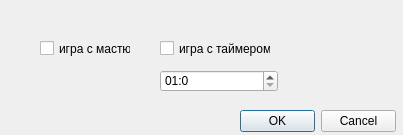
<?xml version="1.0" encoding="UTF-8"?>
<ui version="4.0">
 <class>Form</class>
 <widget class="QWidget" name="Form">
  <property name="geometry">
   <rect>
    <x>0</x>
    <y>0</y>
    <width>403</width>
    <height>135</height>
   </rect>
  </property>
  <property name="windowTitle">
   <string>Form</string>
  </property>
  <widget class="QCheckBox" name="ch1">
   <property name="geometry">
    <rect>
     <x>40</x>
     <y>40</y>
     <width>91</width>
     <height>17</height>
    </rect>
   </property>
   <property name="acceptDrops">
    <bool>false</bool>
   </property>
   <property name="toolTipDuration">
    <number>-1</number>
   </property>
   <property name="text">
    <string>игра с мастю</string>
   </property>
   <property name="tristate">
    <bool>false</bool>
   </property>
  </widget>
  <widget class="QCheckBox" name="ch2">
   <property name="geometry">
    <rect>
     <x>160</x>
     <y>40</y>
     <width>111</width>
     <height>17</height>
    </rect>
   </property>
   <property name="text">
    <string>игра с таймером</string>
   </property>
  </widget>
  <widget class="QTimeEdit" name="time">
   <property name="geometry">
    <rect>
     <x>160</x>
     <y>70</y>
     <width>118</width>
     <height>22</height>
    </rect>
   </property>
   <property name="minimumTime">
    <time>
     <hour>0</hour>
     <minute>1</minute>
     <second>0</second>
    </time>
   </property>
   <property name="displayFormat">
    <string>mm:s</string>
   </property>
  </widget>
  <widget class="QDialogButtonBox" name="buttonBox">
   <property name="geometry">
    <rect>
     <x>240</x>
     <y>110</y>
     <width>156</width>
     <height>23</height>
    </rect>
   </property>
   <property name="standardButtons">
    <set>QDialogButtonBox::Cancel|QDialogButtonBox::Ok</set>
   </property>
  </widget>
 </widget>
 <resources/>
 <connections/>
</ui>
